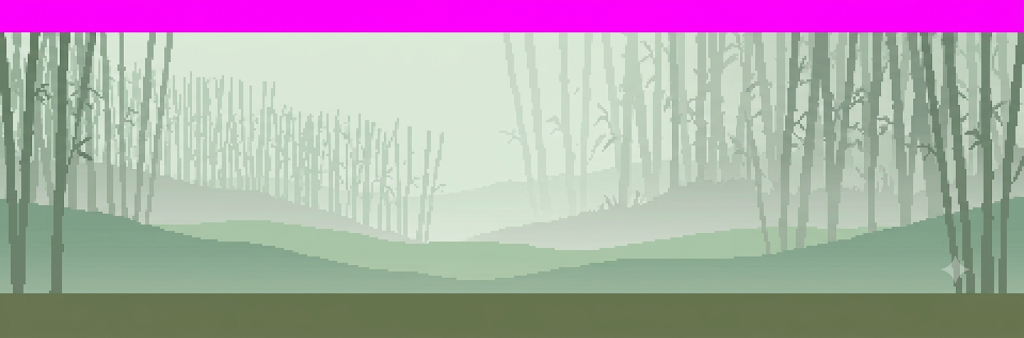
#> input picture sheets/bg_bamboo.png, 1024 x 338 px, given in place of bg_bamboo.png.png, which was not available
$ python bg_extract.py sheets/bg_bamboo.png
#> lines starting #> are read from the running program, lines starting #| are printed output that depends on the picture; after the words box and inside, x2 and y2 are one past the last pixel; in counts of white or black regions, pixels touching at a corner belong together; pictures that were not available may be replaced by others from this repository, and a replacement may not be noted
"""상단 원경 배경 시트 → assets/bg_<zone>.png (하늘 마젠타만 투명).
사용: python bg_extract.py <zone>   (sheets/bg_<zone>.png 를 읽는다)

원경은 보라·자주 안개가 그림일 수 있어 소품 추출처럼 '보라 계열'을 넓게 걷지 않고
**밝은 순마젠타만** 투명으로 만든다. 마젠타와 섞인 가장자리는 알파를 부드럽게.
좌우 이음새는 시트가 seamless라고 믿되, 끝 4px를 서로 섞어 눈에 띄는 줄을 죽인다.
"""
from PIL import Image
import numpy as np, os, sys

R = os.path.dirname(os.path.abspath(__file__))
zone = sys.argv[1]
src = '%s/sheets/bg_%s.png' % (R, zone)
a = np.array(Image.open(src).convert('RGB')).astype(int)
r, g, b = a[:, :, 0], a[:, :, 1], a[:, :, 2]
H, W = r.shape
#> H = 338; W = 1024

# --patch x,y,w,h : 그 사각형에 **바로 왼쪽 같은 크기 띠를 복사**해 메운다 — 평균색으로
# 칠하면 언덕·땅 경계에 걸친 자리가 연한 상자로 남는다(v2.61 죽림). 복사면 경계 기울기가
# 이어진다. (제미나이 ✦ 워터마크가 땅 띠 위에 찍혀 오는 경우)
for arg in sys.argv[2:]:
    if arg.startswith('--patch'):
        x, y, w, h = map(int, arg.split('=')[1].split(','))
        a[y:y + h, x:x + w] = a[y:y + h, x - w:x]
        r, g, b = a[:, :, 0], a[:, :, 1], a[:, :, 2]
        print('패치 (%d,%d %dx%d) ← 왼쪽 띠 복사' % (x, y, w, h))

# 순마젠타에 가까울수록 0, 멀수록 255 — 경계는 부드럽게
mag = (r > 190) & (b > 190) & (g < 90)
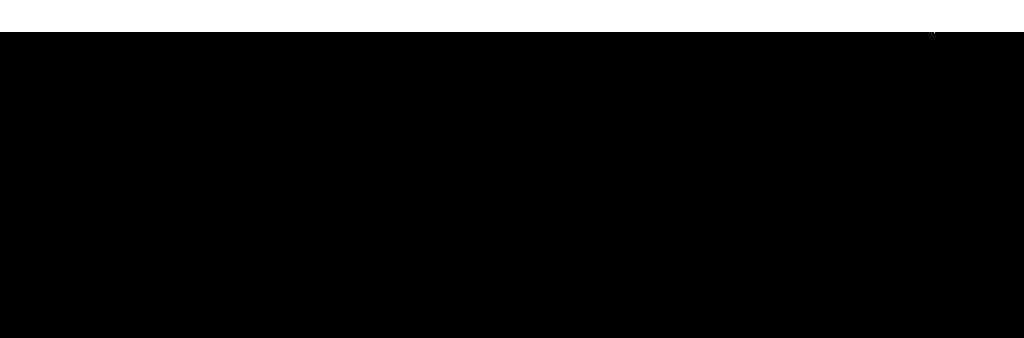
#> mag: shape (338, 1024) bool; 9.5% white; 1 white region, box (x1, y1, x2, y2) and area: (0, 0, 1024, 33) 32769
edge = (r > 150) & (b > 150) & (g < 130) & ~mag          # 마젠타 물든 가장자리
#> edge: shape (338, 1024) bool; 0.11% white in thin lines or dots, all inside (x1, y1, x2, y2) = (0, 32, 1024, 33)
alpha = np.where(mag, 0, 255).astype(np.uint8)
alpha[edge] = 120
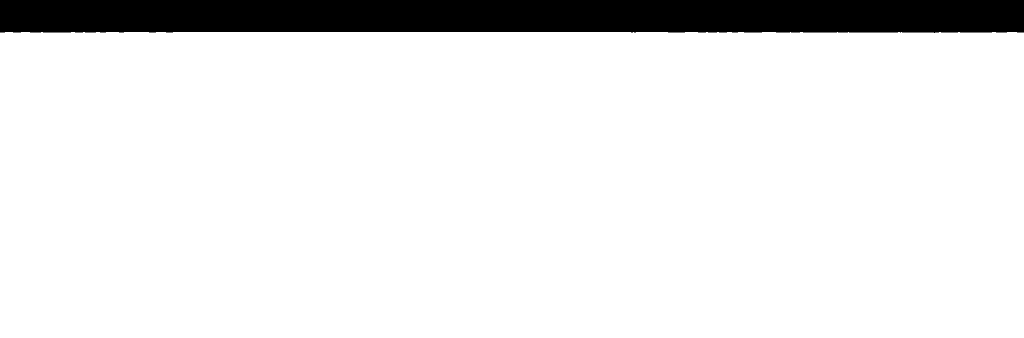
#> alpha: shape (338, 1024); min 0, max 255, mean 230.7
# 물든 가장자리에서 마젠타 성분 걷기 — r·b를 g 쪽으로
rr, gg, bb = r.copy(), g.copy(), b.copy()
rr[edge] = np.minimum(rr[edge], gg[edge] + 40)
#> rr: shape (338, 1024) int64; min 81, max 255, mean 174.1
bb[edge] = np.minimum(bb[edge], gg[edge] + 40)
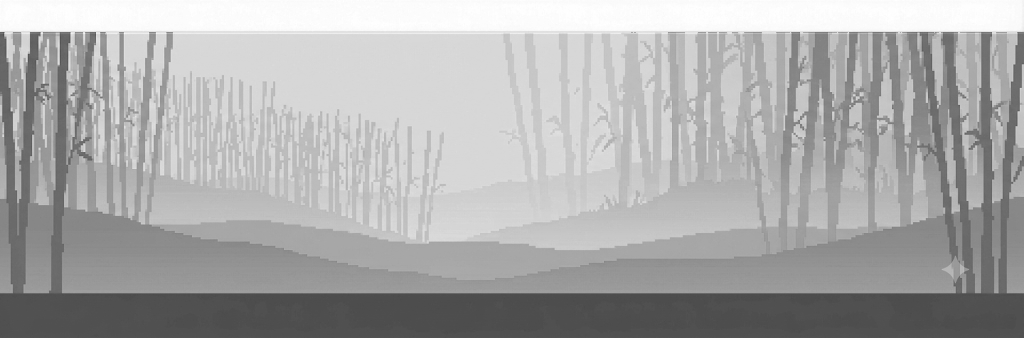
#> bb: shape (338, 1024) int64; min 74, max 255, mean 170.8
rgba = np.dstack([rr, gg, bb, alpha]).astype(np.uint8)

# 좌우 이음새 — 끝 k px를 서로 섞는다(원경은 완전 무봉이 아니라 넓게). **둘 다 불투명인
# 행만** — 한쪽이 하늘(투명)이면 마젠타 RGB가 섞여 들어와 이음새에 분홍 세로선이 생긴다.
k = 24
for i in range(k):
    t = (i + 1) / (k + 1)
    li, ri = i, W - k + i
    both = (rgba[:, li, 3] > 0) & (rgba[:, ri, 3] > 0)
    L, Rr = rgba[:, li, :3].astype(int), rgba[:, ri, :3].astype(int)
    mixL = (L * (1 - t * 0.5) + Rr * (t * 0.5)).astype(np.uint8)
    mixR = (Rr * (1 - (1 - t) * 0.5) + L * ((1 - t) * 0.5)).astype(np.uint8)
    rgba[both, li, :3] = mixL[both]
    rgba[both, ri, :3] = mixR[both]
#> rgba: shape (338, 1024, 4); mean R, G, B, A 174.1, 167.2, 170.8, 230.7

# 아래 평평한 땅색 띠 잘라내기 — 옛 단색 페이드용이던 띠가 디졸브(v2.61.7)에선 반투명
# 회색 띠로 남는다. 행 표준편차가 작은(균일한) 바닥 행을 위로 올라가며 걷는다.
trim = H
#> trim = 338
c0, c1 = int(W * 0.05), int(W * 0.95)                 # 가장자리 섞은 열은 뺀다
#> c0 = 51; c1 = 972
base = rgba[H - 1, c0:c1, :3].astype(int).mean(0)
#> base = [104.9, 117.6, 81.78]
while trim > int(H * 0.6):
    row = rgba[trim - 1, c0:c1]
    if row[:, 3].min() == 0: break
    rgb = row[:, :3].astype(int)
    if rgb.std(0).mean() > 14 or np.abs(rgb.mean(0) - base).max() > 14: break
    trim -= 1
#> this loop made 45 passes
#> trim on passes 1 to 12: 337, 336, 335, 334, 333, 332, 331, 330, 329, 328, 327, 326
#> after the loop, trim = 294
if trim < H:
    print('아래 평평한 띠 %dpx 제거' % (H - trim)); rgba = rgba[:trim]
#| 아래 평평한 띠 44px 제거
# --pad=N : 아래에 땅 N줄을 덧댄다 — 집·바위가 그림 맨 아래에 붙어 있으면 디졸브가 그걸 녹인다
# (폐촌 "집이 잘려 보여", v2.69.1). 맨 아래 6줄을 위아래 번갈아 이어 붙이고 살짝 흔들어 줄무늬를 죽인다.
for arg in sys.argv[2:]:
    if arg.startswith('--pad'):
        n = int(arg.split('=')[1]); Hh = rgba.shape[0]
        # 덧대기는 축소 전 원본 해상도에서 하니, 2000px 시트는 최종(1024)에서 반으로 준다 —
        # N은 최종 픽셀 기준으로 받아 원본 배율로 환산한다 (v2.69.5: 설산 120이 61이 됐었다)
        n = int(round(n * max(1.0, W / 1024.0)))
        band = rgba[Hh - 6:Hh].astype(int)
        # 집 벽이 맨 아래까지 닿아 있어 그 줄을 그대로 이으면 벽이 물에 비친 듯 줄무늬가 된다 —
        # 줄마다 중앙값에 가까운 픽셀(땅)만 골라 가로로 섞어 벽 구조 없는 땅 띠를 만든다
        rng = np.random.RandomState(7)
        # 땅 픽셀 풀(줄 중앙값 근처)을 2D로 무작위 배치한 뒤 3×3 상자 흐림 — 줄마다 섞으면
        # 가로 줄무늬가 생겼다("부자연스럽다", v2.69.6). 맨 윗줄은 원본 마지막 줄과 섞어 이음새를 없앤다.
        pool = []
        for r in band:
            med = np.median(r[:, :3], axis=0); g = np.abs(r[:, :3] - med).sum(1) < 40
            pool.append(r[g] if g.sum() > 50 else r)
        pool = np.concatenate(pool, 0)
        Wd = rgba.shape[1]
        pad = pool[rng.randint(0, len(pool), size=(n, Wd))].astype(float)
        k = np.pad(pad[:, :, :3], ((1, 1), (1, 1), (0, 0)), mode='edge')
        blur = sum(k[dy:dy + n, dx:dx + Wd] for dy in range(3) for dx in range(3)) / 9.0
        pad[:, :, :3] = blur; pad[:, :, 3] = 255
        # (원본 마지막 줄과 크로스페이드는 하지 않는다 — 그 줄엔 나무 밑동이 섞여 있어 어두운 가로선이 됐다)
        rgba = np.concatenate([rgba, pad.astype(np.uint8)], 0)
        print('아래 땅 %d줄 덧댐' % n)
for arg in sys.argv[2:]:
    if arg.startswith('--contrast'):
        kc = float(arg.split('=')[1]); op = rgba[:, :, 3] > 0
        rgb = rgba[:, :, :3].astype(float); mean = rgb[op].mean()
        rgb[op] = np.clip((rgb[op] - mean) * kc + mean, 0, 255)
        rgba[:, :, :3] = rgb.astype(np.uint8); print('대비 ×%.2f' % kc)
out = '%s/assets/bg_%s.png' % (R, zone)
im = Image.fromarray(rgba, 'RGBA')
# 용량 — 게임은 높이 ~290px로 그리니 폭 1024면 충분(2000px 시트는 2배 오버샘플).
# 팔레트 PNG-8(알파 유지)로 저장: 빌드 16MB 한도(v2.61.6, 15MB에서 급제동).
MAXW = 1024
if im.width > MAXW:
    im = im.resize((MAXW, round(im.height * MAXW / im.width)), Image.LANCZOS)
# v2.63.6: quantize(256, method=2)(fastoctree, 디더 없음)는 안개 그라데이션을 18~72색으로
# 뭉개 게임에서 가로 줄무늬가 됐다("원경 줄무늬"). 미디언컷 255색 + 플로이드 디더로 바꾸고,
# 투명(하늘)은 전용 인덱스 255에 격리한다 — RGB 팔레트에 마젠타가 끼지 않게 투명 픽셀
# RGB는 하늘색(첫 불투명 행 평균)으로 채운 뒤 양자화한다.
arr = np.array(im.convert('RGBA'))
op = arr[:, :, 3] >= 100
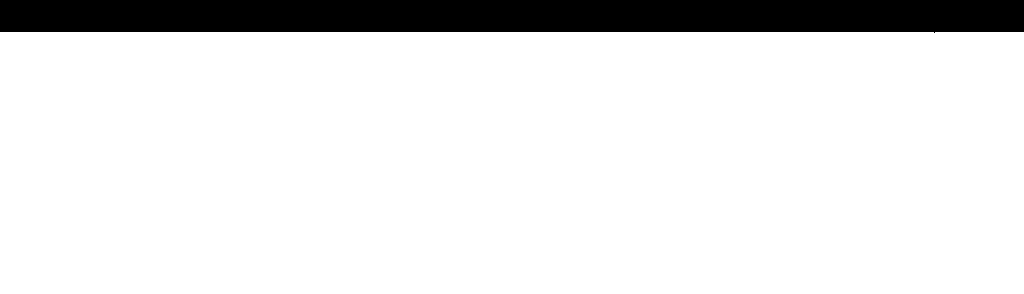
#> op: shape (294, 1024) bool; 89.1% white; 1 black region, box (x1, y1, x2, y2) and area: (0, 0, 1024, 33) 32769
rows = np.where(op.any(1))[0]
#> rows = 262 values from 32 to 293
skyc = arr[rows[0], op[rows[0]], :3].mean(0).astype(np.uint8) if len(rows) else np.array([128, 128, 128], np.uint8)
#> skyc = [193, 126, 193]
rgb = arr[:, :, :3].copy(); rgb[~op] = skyc
#> after `rgb[~op] = skyc`:
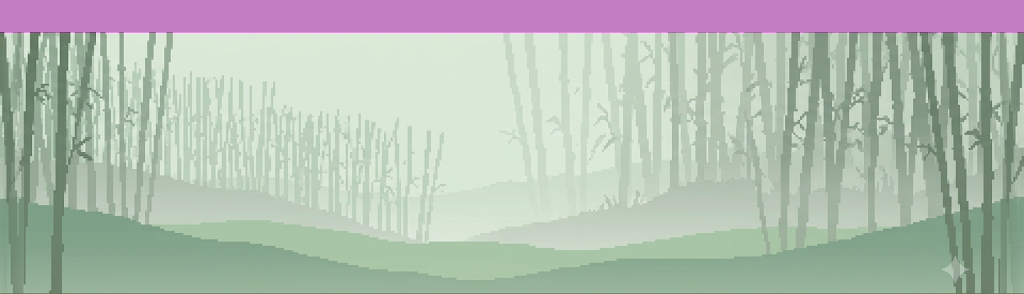
#> rgb: shape (294, 1024, 3); mean R, G, B 178.4, 188.4, 178.3
q = Image.fromarray(rgb, 'RGB').quantize(255, method=Image.Quantize.MEDIANCUT, dither=Image.Dither.FLOYDSTEINBERG)
idx = np.array(q); idx[~op] = 255
#> after `idx = np.array(q)`:
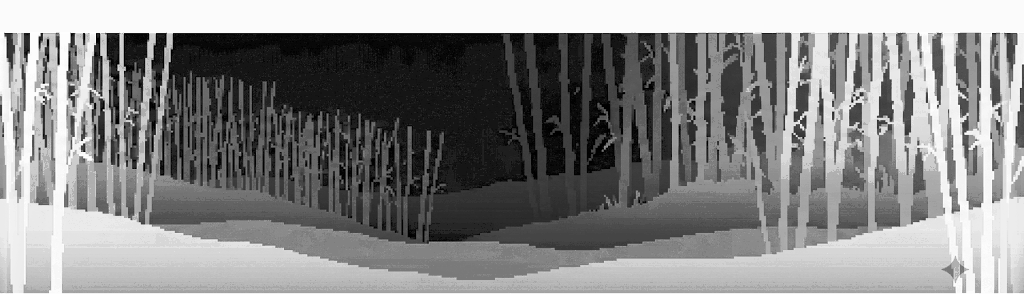
#> idx: shape (294, 1024); min 0, max 254, mean 135.1
#> after `idx[~op] = 255`: idx: shape (294, 1024); 10.88% of pixels changed, all inside (x1, y1, x2, y2) = (0, 0, 1024, 33)
pal = q.getpalette()[:255 * 3] + list(int(v) for v in skyc)
#> pal = 768 values, max 236 at index 1, min 104 at index 759, mean 180.8
im = Image.fromarray(idx.astype(np.uint8), 'P'); im.putpalette(pal)
#> after `im = Image.fromarray(idx.astype(np.uint8), 'P')`: im: PIL image 1024x294 P; every value is 0
im.info['transparency'] = bytes([255] * 255 + [0])
im.save(out, optimize=True, transparency=bytes([255] * 255 + [0]))
print('원경 %s → %s (%dx%d, 투명 %.0f%%)' % (zone, out, W, H, 100 * (alpha == 0).mean()))
#| 원경 sheets/bg_bamboo.png → assets/bg_sheets/bg_bamboo.png.png (1024x338, 투명 9%)
prev = Image.new('RGB', (W, H), (0, 0, 0))
#> prev: PIL image 1024x338 RGB; every value is 0
prev.paste(Image.fromarray(rgba, 'RGBA'), (0, 0), Image.fromarray(rgba, 'RGBA'))
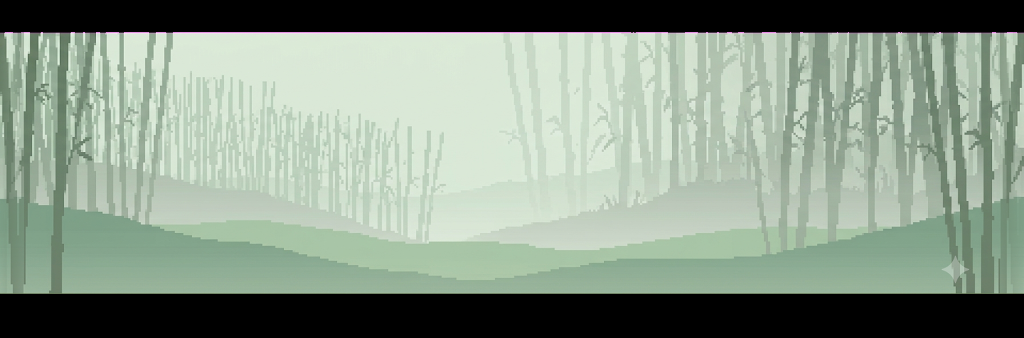
#> prev: PIL image 1024x338 RGB; mean R, G, B 136.8, 151.9, 136.7
prev.save('%s/review/bg_%s.png' % (R, zone))
print('검사판 → review/bg_%s.png' % zone)
